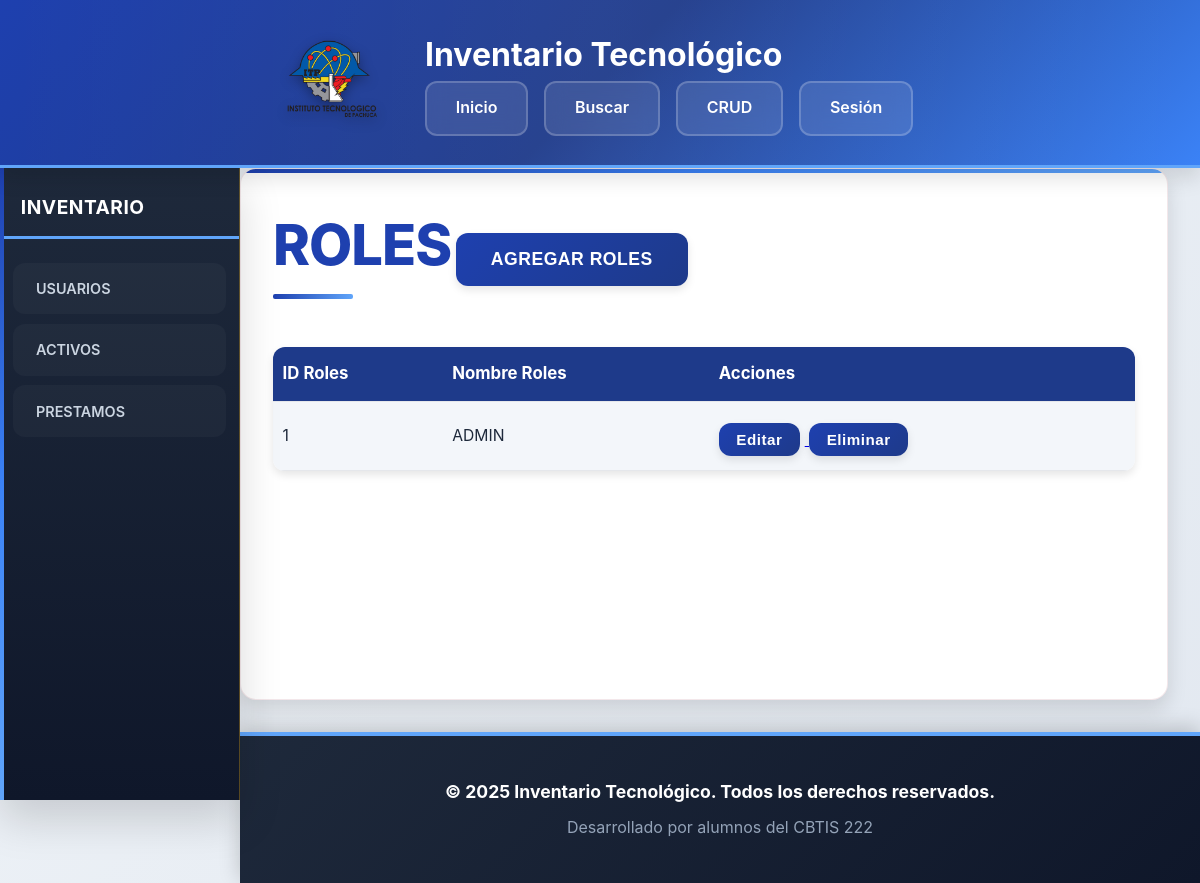
The page /pages/form_Roles.php on the database as committed earlier.
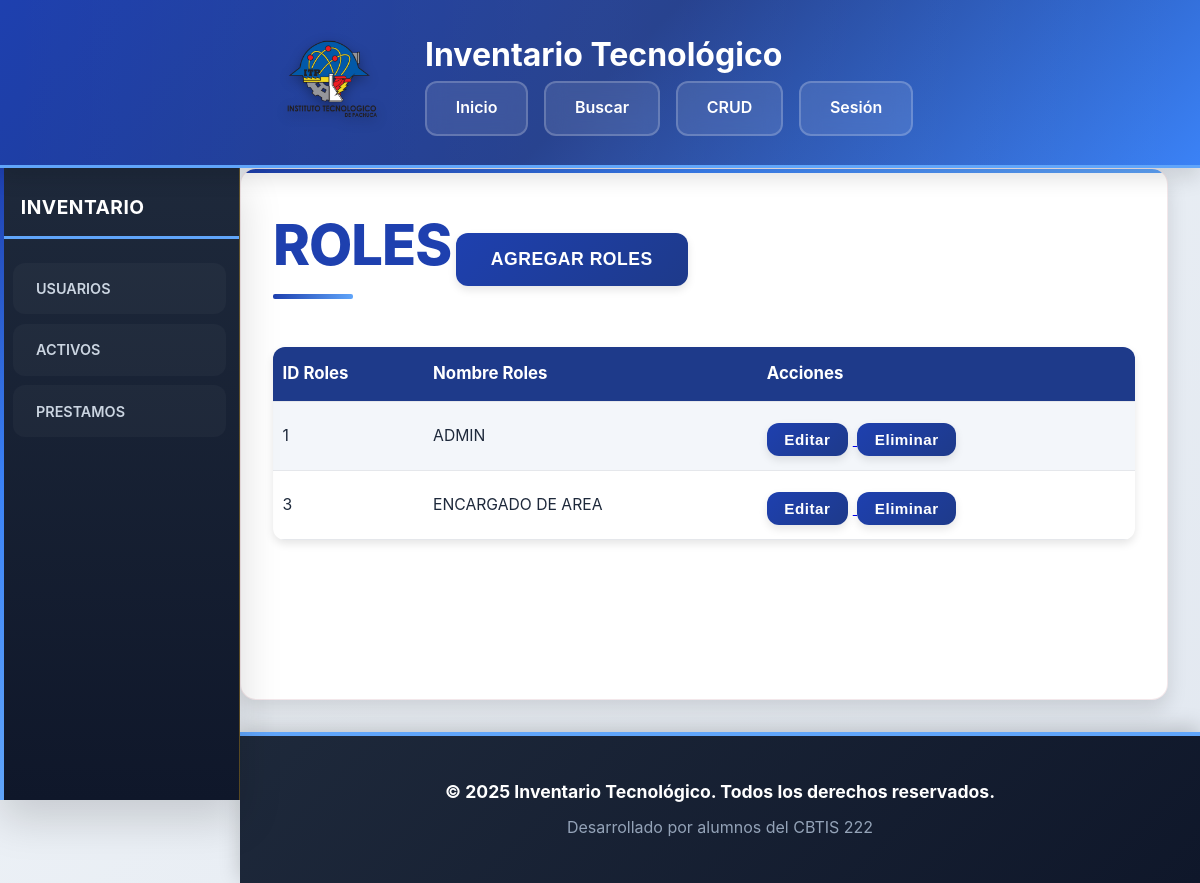
The same page on the database as committed later.
### tables this page shows
CREATE TABLE `Roles` (
  `id_rol` int(11) NOT NULL,
  `nombre_rol` varchar(50) NOT NULL
);

### api/consulta_rol.php (called while the page is built, shortened)
<?php
$resultado = $conexion->query(
    "SELECT*
    FROM
    Roles
    ORDER BY CAST(SUBSTRING(id_rol, -4) AS UNSIGNED) ASC;"
);

### pages/form_Roles.php (the view)
<?php
include '../includes/DBConfig.php';
include '../api/consulta_rol.php';
?>
<?php include '../includes/header.php'; ?>
<section class="contenedor">
    <h1>ROLES</h1>
    <a href="./form_NuevoRol.php">
        <button>AGREGAR ROLES</button>
    </a>
    <table class="tablas">
        <tr>
            <th>ID Roles</th>
            <th>Nombre Roles</th>
            <th>Acciones</th>
        </tr>
        <?php while ($row = $resultado->fetch_assoc()): ?>
            <tr>
                <td><?= ($row['id_rol']) ?></td>
                <td><?= ($row['nombre_rol']) ?></td>
                <td><a href="./form_ActualizarRol.php?id=<?php echo $row['id_rol']; ?>">
                            <button>Editar</button>
                        </a>
                    <a href="../api/eliminar_rol.php?id=<?php echo $row['id_rol']; ?>"
                        onclick="return confirm('¿Estás seguro de eliminar este rol?')">
                        <button>Eliminar</button>
                    </a>
                </td>
            </tr>
        <?php endwhile; ?>
    </table>
</section>
<?php include '../includes/footer.php'; ?>

Rows that differ between the two databases and show on the page:
added roles: id_rol "3", nombre_rol "ENCARGADO DE AREA"
